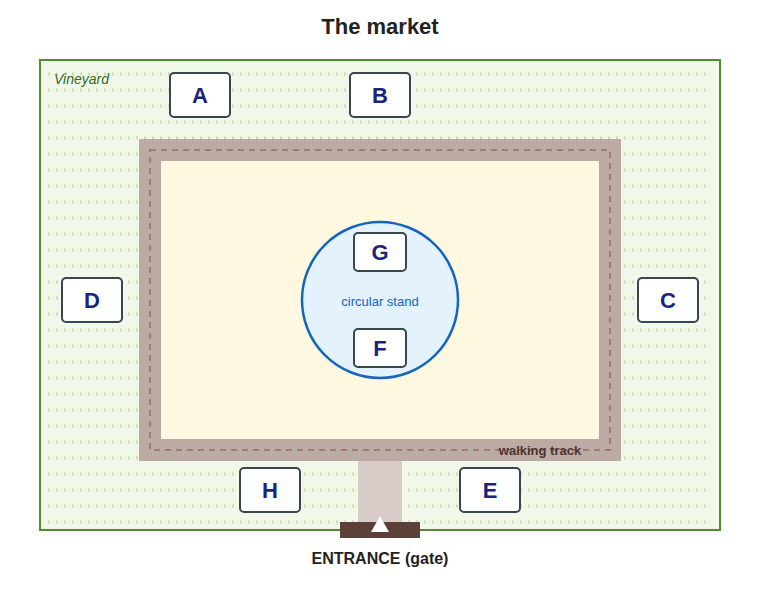
#> input picture data/cambridge/images/listening_test_4_market_map.png, 760 x 600 px, given in place of photo_2026-11-28_08-46-50.jpg, which was not available
$ python build_testlar13.py
#> lines starting #> are read from the running program, lines starting #| are printed output that depends on the picture
#!/usr/bin/env python3
"""Build IELTS Full Mock Tests 17 and 18 from the source pack in TESTLAR/13.

The pack holds two full sets: two listening booklets with their audio, six
reading passages (two of each passage number), two Task 1 charts and two
Task 2 prompts.  Neither listening booklet carries an answer key, so the
listening answers below were taken from the recordings. The audio is
re-encoded to 128 kbps as listening17.mp3 / listening18.mp3 (the 320 kbps
originals stay out of git, like the rest of the raw pack).  Two of the reading
PDFs ("The Importance of Business Cards", "Book Review: Slowness") are photo
scans without a text layer, so their passages are transcribed here.
"""
from __future__ import annotations

import html
import json
import re
import subprocess
from pathlib import Path


ROOT = Path(__file__).resolve().parents[1]
SOURCE = ROOT / "TESTLAR" / "13"
DATA = ROOT / "data" / "cambridge"
IMAGES = DATA / "images"

TFNG = [(x, x.title()) for x in ("TRUE", "FALSE", "NOT GIVEN")]
YNNG = [(x, x.title()) for x in ("YES", "NO", "NOT GIVEN")]


def options(items):
    return [{"key": str(key), "text": text} for key, text in items]


# [32 lines left out: functions question, add, choose_two, pdf_text, not called in this run]


def clean(text):
    text = re.sub(r"(?<=\w)- (?=\w)", "", text)
    return re.sub(r"\s+", " ", text).strip()


# [42 lines left out: functions blocks, plain_passage, lettered_passage, not called in this run]


def between(text, start, end):
    i = text.index(start) + len(start)
    return text[i:text.index(end, i)]


# --------------------------------------------------------------------------
# Mock Test 17: Listening 3 + Seaweed / Public Art / The Long Road to AI
# --------------------------------------------------------------------------

# [368 lines left out: functions listening17, listening17_notes, reading17_content, reading17, reading17_notes, listening18 and 1 more, not called in this run]


# The scan has no text layer, so the passage is transcribed here.
BUSINESS_CARDS = """
The ritual may be universal, but the details of business cards and how they are swapped vary across countries. Americans throw their cards casually across a table; the Japanese make the exchange of cards a formal ceremony. While there are cards that are discreet and understated, others are crammed full of details and titles. Some businesspeople hand out 24-carat gold cards, and there are kindergarten children who have cards with not only their own contact details, but also with the job descriptions of their parents and even grandparents. This practice has become so common in parts of New York, for example, that the use of such cards is now prohibited by some of these institutions.

Cards have been around a long time in one form or another. The Chinese invented calling cards in the 15th century to give people notice that they intended to pay them a visit, but these were for social purposes only. Then, in the 17th century, European businesspeople invented a new type of card to act as miniature advertisements, signalling the advent of the business card. In today's world, business cards can cause people to have strong emotional reactions. According to one experienced company director, very few things can provoke more heated discussion at a board meeting than the composition of the company's business cards.

Lots of companies try to promote themselves by altering the form of the card. Employees at one famous toy company give out little plastic figures with their contact details stamped on them. One fast food company has business cards which are shaped like a portion of French fries. A Canadian divorce lawyer once gave out cards that could be torn in two – one half for each of the spouses. For many business commentators, such gimmicky business cards prove that the use of a physical business card is nearly at an end. After all, why bother exchanging bits of thick paper at all when you can simply swap electronic versions by smartphone.

However, one can just as well argue the opposite: that business cards are here to stay, and in a business world full of meetings and correspondence, it is more important than ever that your card is unique. Attempts to reinvent business cards for the digital age have not been successful. Even at the latest technology conferences, people still greet each other by handing out little rectangles made from paper rather than using a digital alternative.

To understand business cards, it is necessary to understand how business works. That business cards are thriving in a digital age is a forceful reminder that there is much about business that is timeless. According to Kate Jones, a business lecturer, there is one eternal and inescapable issue. Her 2006 study of more than 200 business executives in North America found that trust was the key element for running a successful business. It is vital to be able to look someone in the eye and decide what sort of person they are. In this way, you can transform acquaintanceships into relationships. A good proportion of business life will always be about building social connections – having dinner or playing sport with clients and colleagues – and while computers can deal with administrative tasks, it is still human beings that have to focus on the emotional.

The rapid advance of globalisation means that this relationship building process is becoming ever more demanding. Managers have to put more effort in when dealing with international counterparts, especially when there is not a common language, which is so often the case these days. A recent UK survey showed that chief executives of global organisations now routinely spend three out of every four weeks on international travel. It is in these situations that business cards are doubly useful, as they are a quick way of establishing connections. Cards can also remind you that you have actually met someone in a face to face meeting rather than just searched for them on the internet. Looking through piles of different cards can enhance your memory in ways that simply looking through uniform electronic lists would never do.

Janet McIntyre is a leading expert on business cards in today's world. She maintains that as companies become more complex, cards are essential in determining the exact status of every contact you meet in multinational corporations. Janet also explains how exchanging business cards can be an effective way of initiating a conversation, because it gives people a ritual to follow when they first meet a new business contact.

The business world is obsessed with the idea of creating and inventing new things that will change the way we do everything, and this does lead to progress. But there are lots of things that do not need to be changed and in Janet McIntyre's view, tradition also has an equally valuable role to play. Therefore the practice of exchanging business cards is likely to continue in the business world.
"""

# The scan has no text layer, so the passage is transcribed here.
SLOWNESS = """
A The English explorer and writer John Franklin (1786-1847) joined the Navy at the age of 14, and fought at the battle of Trafalgar. When peace came, he turned his attention to Arctic exploration, and in particular to solving the conundrum of the Northwest Passage, a mythical clear-water route through the ice which would, if it existed, link the Pacific Ocean on America's West Coast with the Atlantic on its East. The first expedition Franklin led to the Arctic was an arduous overland journey lasting from 1819 to 1822, in which he and his twenty-strong team covered 8880 kilometres on foot. Their expedition was a triumph of surveying – they managed to chart hundreds of kilometres of previously unknown coastline – but food ran out on their journey back to civilisation, and the men were forced to eat their belts and their boots (which they boiled up to make leather soup).

B There followed a career as a travel writer and public speaker ('the man who ate his boots' was Franklin's tag-line). Then in 1845, Franklin set off back to the Arctic with two ships – the Erebus and the Terror – and 129 men. Nothing was heard of them for 14 years, although more than 30 expeditions were dispatched in search of them. Eventually it was discovered that Franklin and all his team had perished after their ships were trapped in the ice.

C In his personal correspondence and published memoirs, Franklin comes across as a man dedicated to the external duties of war and exploration, who kept introspection and self-analysis to a minimum. His blandness makes him an amenably malleable subject for a novelist, and Sten Nadolny has taken full advantage of this in his book. Most important, Nadolny has endowed John Franklin with a defining trait for which there is no historical evidence: Langsamkeit ('slowness', or 'calmness').

D Slowness influences not only Franklin's behaviour, but also his vision, his thought and his speech. The opening scene of The Discovery of Slowness depicts Franklin as a young boy, failing to catch a ball because his reaction time is too slow. Despite the bullying of his peers, Franklin resolves not to fall into step with 'their way of doing things'. For Nadolny, Franklin's fascination with the Arctic stems from his desire to find an environment suited to his peculiar slowness. He describes Franklin as a boy dreaming of the 'time without hours and days' which exists in the far north, a place 'where nobody would find him too slow'.

E Ice is a slow mover. The compressed blue ice inside an Alpine crevasse will have fallen as snow several decades earlier. Polar pack ice takes at least two years to form. The film of crystals which first appears on the surface of the sea thickens into a silkily pliant layer called nilas; this in turn consolidates into young ice, which then deepens during several seasons to become pack. Ice demands a corresponding patience from those who venture onto it. The explorers who have thrived at high latitudes and at high altitudes haven't usually been men of great speed. They have tended instead to demonstrate unusual self-possession, a considerable capacity for boredom, and a talent for the uncomplaining endurance of suffering.

F These were all qualities which the historical Franklin possessed in abundance, and so Nadolny's exaggeration of them isn't unreasonable. Even as an adult, Franklin's slowness of thought means that he is unable to speak fluently, so he learns by heart 'entire fleets of words and batteries of responses', and speaks a languid, bric-a-brac language. In the Navy, his method of thinking first and acting later initially provokes mockery from his fellow sailors. But Franklin persists in doing things his way, and gradually earns the respect of those around him. To a commodore who tells him to speed up his report of an engagement, he replies: 'When I tell something, sir, I use my own rhythm.' A lieutenant says approvingly of him: 'Because Franklin is so slow, he never loses time.'

G Nadolny also brings his central metaphor of slowness to bear on the novel's language. The chapters describing Franklin's early years are a medley of separate fragments, rhetorical questions, associative jumps and exclamation marks. In the later sections recounting Franklin's first Arctic expedition, Nadolny brilliantly sets the narrative pace to the rhythms of the frozen landscape, and to the 'slowness which is bred by hunger'.

H Since it was first published in Germany in 1983, The Discovery of Slowness has sold more than a million copies and been translated into 15 languages. It has been adopted as a manual and manifesto by European pressure groups and institutions representing causes as diverse as sustainable development, management science and motoring policy, even becoming involved in the debate about speed limits on German roads. The various groups that have taken the novel up have one thing in common: a dislike of the high-speed culture of Postmodernity. Nadolny's Franklin appeals to them because he is immune to 'the compulsion to be constantly occupied', and to the idea that 'someone was better if he could do the same thing fast'. It's easy to see where the attraction lies for those in management. The novel is crammed with quotations about time-efficiency, punctiliousness and profitability: 'What did too late mean? They hadn't waited for it long enough, that's what it meant.'
"""


# [155 lines left out: functions reading18_content, reading18, reading18_notes, make_exam, not called in this run]


def main():
    from PIL import Image

    IMAGES.mkdir(parents=True, exist_ok=True)
    # Keep only the charts: the first photo has a clipped "IELTS Bar Chart"
    # header, the second repeats the whole task text the question shows.
    Image.open(SOURCE / "photo_2026-11-28_08-46-50.jpg").crop((0, 26, 576, 337)).save(
        IMAGES / "mock_test_17_task1.jpg", quality=95)
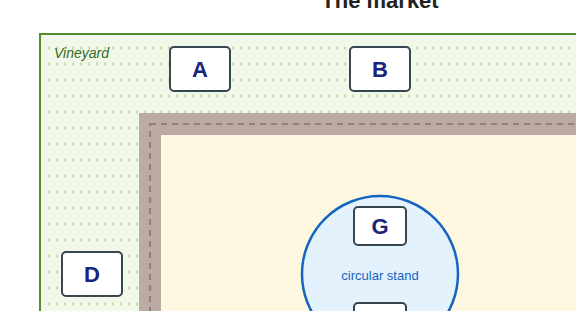
#> saved as mock_test_17_task1.jpg: PIL image 576x311 RGB; mean R, G, B 237.2, 238, 225.9
    Image.open(SOURCE / "photo_2026-11-28_08-46-55.jpg").crop((0, 216, 512, 491)).save(
        IMAGES / "mock_test_18_task1.jpg", quality=95)
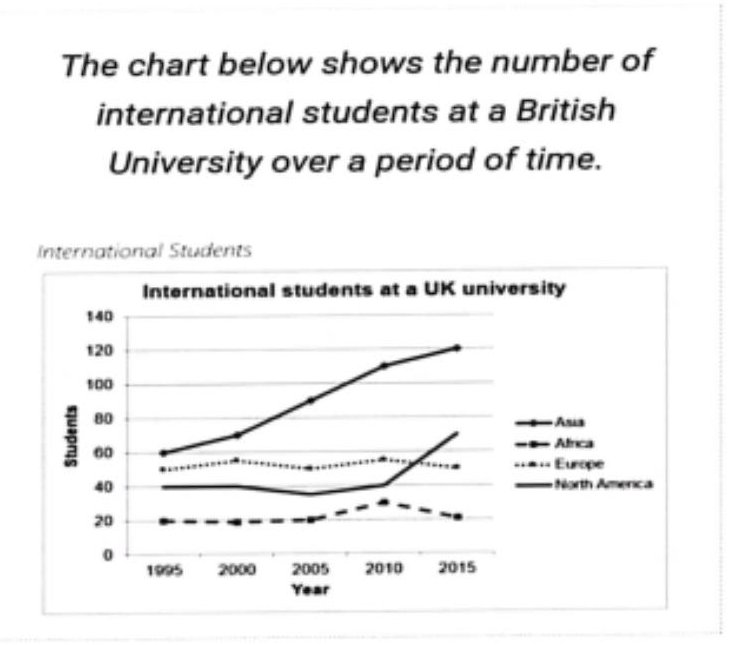
#> input picture data/cambridge/images/mock_test_10_task1.jpg, 740 x 645 px, given in place of photo_2026-11-28_08-46-55.jpg, which was not available
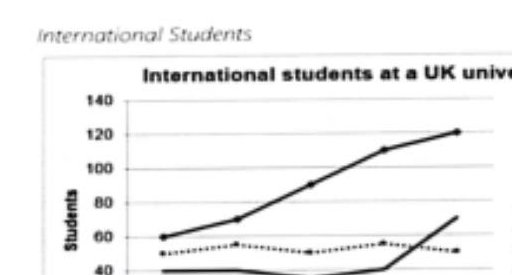
#> saved as mock_test_18_task1.jpg: PIL image 512x275 RGB; mean R, G, B 241.3, 241.3, 241.3
    # The condenser diagram (Listening Q27-30) is on page 5 of the TEST 6
    # booklet; crop away the instructions and the answer lines below it.
    rendered = IMAGES / "mock_test_18_condenser_page.jpg"
#> (the run stopped early here; a loop or call above may not have finished)
